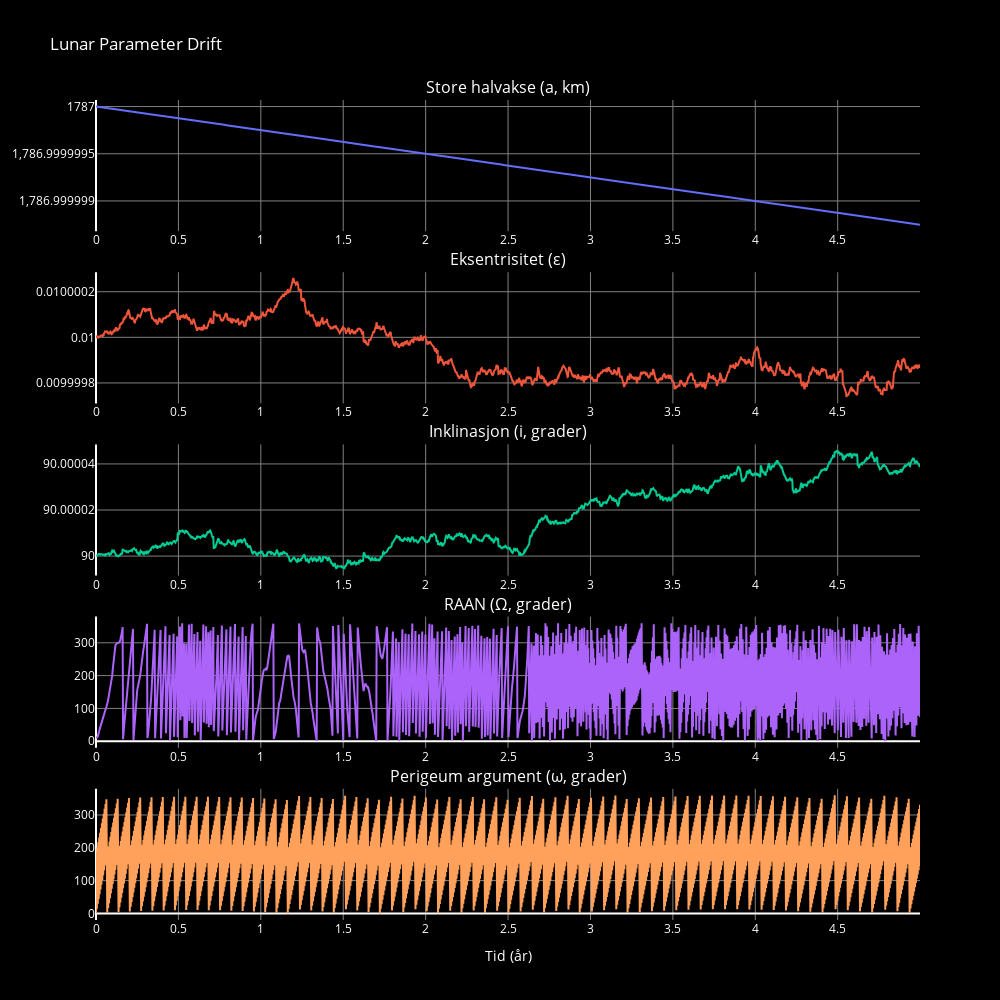

Notebook cell for this chart:
### Markdown cell above
# Plot Resultater

### Code cell
import plotly.graph_objects as go
from plotly.subplots import make_subplots

# Opprett subplots
fig = make_subplots(rows=5, cols=1, shared_xaxes=False, vertical_spacing=0.05,
                    subplot_titles=("Store halvakse (a, km)", "Eksentrisitet (ε)", "Inklinasjon (i, grader)", 
                                    "RAAN (Ω, grader)", "Perigeum argument (ω, grader)"))

# Semi-Major Axis
fig.add_trace(go.Scatter(x=t_years, y=a_km, mode='lines', name='Store halvakse (a, km)'), row=1, col=1)

# Eccentricity
fig.add_trace(go.Scatter(x=t_years, y=e_sol, mode='lines', name='Eksentrisitet (ε)'), row=2, col=1)

# Inclination
fig.add_trace(go.Scatter(x=t_years, y=i_deg, mode='lines', name='Inklinasjon (i, grader)'), row=3, col=1)

# RAAN
fig.add_trace(go.Scatter(x=t_years, y=Omega_deg, mode='lines', name='RAAN (Ω, grader)'), row=4, col=1)

# Argument of Perigee
fig.add_trace(go.Scatter(x=t_years, y=omega_deg, mode='lines', name='Perigeum argument (ω, grader)'), row=5, col=1)

# Oppdater layout
fig.update_layout(
    height=1000, 
    width=1000, 
    title_text="Lunar Parameter Drift", 
    showlegend=False,
    plot_bgcolor='black',
    paper_bgcolor='black',
    font=dict(color='white'),
    xaxis=dict(gridcolor='gray'),
    yaxis=dict(gridcolor='gray')
)

# Oppdater akser for hver rad
for i in range(1, 6):
    fig.update_xaxes(gridcolor='gray', row=i, col=1)
    fig.update_yaxes(gridcolor='gray', row=i, col=1)

# Oppdater akser
fig.update_xaxes(title_text="Tid (år)", row=5, col=1)

# Vis figuren
fig.show()

### Figure 1 — Plotly figure (JSON) as saved in the notebook; plotly's stock layout.template omitted (floating-point values rounded to 4 significant figures; data arrays with more than 128 entries replaced by an {"elided": "..."} marker saying what was removed)
{"data": [{"mode": "lines", "name": "Store halvakse (a, km)", "type": "scatter", "x": {"elided": "1827 float values"}, "xaxis": "x", "y": {"elided": "1827 float values"}, "yaxis": "y"}, {"mode": "lines", "name": "Eksentrisitet (ε)", "type": "scatter", "x": {"elided": "1827 float values"}, "xaxis": "x2", "y": {"elided": "1827 float values"}, "yaxis": "y2"}, {"mode": "lines", "name": "Inklinasjon (i, grader)", "type": "scatter", "x": {"elided": "1827 float values"}, "xaxis": "x3", "y": {"elided": "1827 float values"}, "yaxis": "y3"}, {"mode": "lines", "name": "RAAN (Ω, grader)", "type": "scatter", "x": {"elided": "1827 float values"}, "xaxis": "x4", "y": {"elided": "1827 float values"}, "yaxis": "y4"}, {"mode": "lines", "name": "Perigeum argument (ω, grader)", "type": "scatter", "x": {"elided": "1827 float values"}, "xaxis": "x5", "y": {"elided": "1827 float values"}, "yaxis": "y5"}], "layout": {"annotations": [{"font": {"size": 16}, "showarrow": false, "text": "Store halvakse (a, km)", "x": 0.5, "xanchor": "center", "xref": "paper", "y": 1, "yanchor": "bottom", "yref": "paper"}, {"font": {"size": 16}, "showarrow": false, "text": "Eksentrisitet (ε)", "x": 0.5, "xanchor": "center", "xref": "paper", "y": 0.79, "yanchor": "bottom", "yref": "paper"}, {"font": {"size": 16}, "showarrow": false, "text": "Inklinasjon (i, grader)", "x": 0.5, "xanchor": "center", "xref": "paper", "y": 0.58, "yanchor": "bottom", "yref": "paper"}, {"font": {"size": 16}, "showarrow": false, "text": "RAAN (Ω, grader)", "x": 0.5, "xanchor": "center", "xref": "paper", "y": 0.37, "yanchor": "bottom", "yref": "paper"}, {"font": {"size": 16}, "showarrow": false, "text": "Perigeum argument (ω, grader)", "x": 0.5, "xanchor": "center", "xref": "paper", "y": 0.16, "yanchor": "bottom", "yref": "paper"}], "font": {"color": "white"}, "height": 1000, "paper_bgcolor": "black", "plot_bgcolor": "black", "showlegend": false, "title": {"text": "Lunar Parameter Drift"}, "width": 1000, "xaxis": {"anchor": "y", "domain": [0, 1], "gridcolor": "gray"}, "xaxis2": {"anchor": "y2", "domain": [0, 1], "gridcolor": "gray"}, "xaxis3": {"anchor": "y3", "domain": [0, 1], "gridcolor": "gray"}, "xaxis4": {"anchor": "y4", "domain": [0, 1], "gridcolor": "gray"}, "xaxis5": {"anchor": "y5", "domain": [0, 1], "gridcolor": "gray", "title": {"text": "Tid (år)"}}, "yaxis": {"anchor": "x", "domain": [0.84, 1], "gridcolor": "gray"}, "yaxis2": {"anchor": "x2", "domain": [0.63, 0.79], "gridcolor": "gray"}, "yaxis3": {"anchor": "x3", "domain": [0.42, 0.58], "gridcolor": "gray"}, "yaxis4": {"anchor": "x4", "domain": [0.21, 0.37], "gridcolor": "gray"}, "yaxis5": {"anchor": "x5", "domain": [0, 0.16], "gridcolor": "gray"}}}
